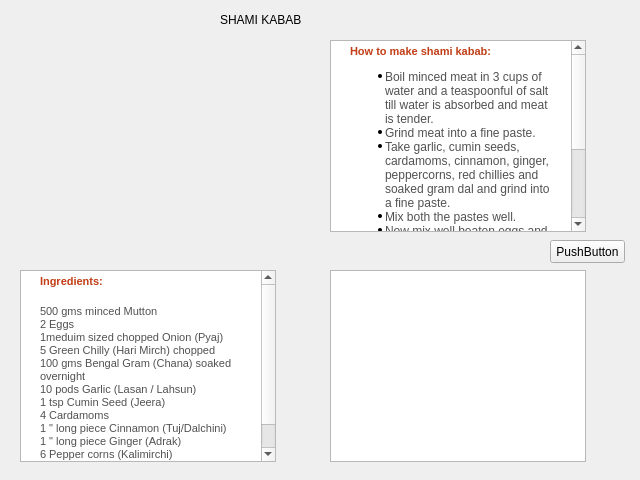
<?xml version="1.0" encoding="UTF-8"?>
<ui version="4.0">
 <class>Nonveg2</class>
 <widget class="QWidget" name="Nonveg2">
  <property name="geometry">
   <rect>
    <x>0</x>
    <y>0</y>
    <width>640</width>
    <height>480</height>
   </rect>
  </property>
  <property name="windowTitle">
   <string>Form</string>
  </property>
  <widget class="QLabel" name="label">
   <property name="geometry">
    <rect>
     <x>220</x>
     <y>10</y>
     <width>241</width>
     <height>20</height>
    </rect>
   </property>
   <property name="text">
    <string>SHAMI KABAB</string>
   </property>
  </widget>
  <widget class="QLabel" name="label_2">
   <property name="geometry">
    <rect>
     <x>20</x>
     <y>50</y>
     <width>241</width>
     <height>171</height>
    </rect>
   </property>
   <property name="text">
    <string/>
   </property>
   <property name="pixmap">
    <pixmap>../../Required Images/shami.jpg</pixmap>
   </property>
  </widget>
  <widget class="QTextBrowser" name="textBrowser">
   <property name="geometry">
    <rect>
     <x>20</x>
     <y>270</y>
     <width>256</width>
     <height>192</height>
    </rect>
   </property>
   <property name="html">
    <string>&lt;!DOCTYPE HTML PUBLIC &quot;-//W3C//DTD HTML 4.0//EN&quot; &quot;http://www.w3.org/TR/REC-html40/strict.dtd&quot;&gt;
&lt;html&gt;&lt;head&gt;&lt;meta name=&quot;qrichtext&quot; content=&quot;1&quot; /&gt;&lt;style type=&quot;text/css&quot;&gt;
p, li { white-space: pre-wrap; }
&lt;/style&gt;&lt;/head&gt;&lt;body style=&quot; font-family:'MS Shell Dlg 2'; font-size:8.25pt; font-weight:400; font-style:normal;&quot;&gt;
&lt;p style=&quot; margin-top:0px; margin-bottom:0px; margin-left:15px; margin-right:5px; -qt-block-indent:0; text-indent:0px; background-color:#ffffff;&quot;&gt;&lt;span style=&quot; font-family:'VERDANA,Arial'; font-size:8pt; font-weight:600; color:#c13e16; background-color:#ffffff;&quot;&gt;Ingredients:&lt;/span&gt;&lt;span style=&quot; font-family:'Times New Roman'; font-size:8pt; color:#000000; background-color:#ffffff;&quot;&gt; &lt;/span&gt;&lt;/p&gt;
&lt;table border=&quot;0&quot; style=&quot; margin-top:0px; margin-bottom:0px; margin-left:0px; margin-right:0px;&quot; align=&quot;right&quot; cellspacing=&quot;2&quot; cellpadding=&quot;0&quot; bgcolor=&quot;#ffffff&quot;&gt;
&lt;tr&gt;
&lt;td&gt;&lt;/td&gt;
&lt;td width=&quot;30&quot;&gt;&lt;/td&gt;&lt;/tr&gt;&lt;/table&gt;
&lt;p style=&quot; margin-top:0px; margin-bottom:0px; margin-left:15px; margin-right:10px; -qt-block-indent:0; text-indent:0px; background-color:#ffffff;&quot;&gt;&lt;span style=&quot; font-family:'verdana,Arial'; font-size:8pt; color:#515151; background-color:#ffffff;&quot;&gt;500 gms minced Mutton&lt;/span&gt;&lt;span style=&quot; font-family:'verdana,Arial'; font-size:8pt; color:#515151;&quot;&gt; &lt;br /&gt;2 Eggs&lt;br /&gt;1meduim sized chopped Onion (Pyaj) &lt;br /&gt;5 Green Chilly (Hari Mirch) chopped&lt;br /&gt;100 gms Bengal Gram (Chana) soaked overnight &lt;br /&gt;10 pods Garlic (Lasan / Lahsun) &lt;br /&gt;1 tsp Cumin Seed (Jeera) &lt;br /&gt;4 Cardamoms&lt;br /&gt;1 &amp;quot; long piece Cinnamon (Tuj/Dalchini) &lt;br /&gt;1 &amp;quot; long piece Ginger (Adrak) &lt;br /&gt;6 Pepper corns (Kalimirchi) &lt;br /&gt;4 Red Chillies&lt;br /&gt;Clarified Butter (Ghee) &lt;/span&gt;&lt;/p&gt;&lt;/body&gt;&lt;/html&gt;</string>
   </property>
  </widget>
  <widget class="QTextBrowser" name="textBrowser_2">
   <property name="geometry">
    <rect>
     <x>330</x>
     <y>40</y>
     <width>256</width>
     <height>192</height>
    </rect>
   </property>
   <property name="html">
    <string>&lt;!DOCTYPE HTML PUBLIC &quot;-//W3C//DTD HTML 4.0//EN&quot; &quot;http://www.w3.org/TR/REC-html40/strict.dtd&quot;&gt;
&lt;html&gt;&lt;head&gt;&lt;meta name=&quot;qrichtext&quot; content=&quot;1&quot; /&gt;&lt;style type=&quot;text/css&quot;&gt;
p, li { white-space: pre-wrap; }
&lt;/style&gt;&lt;/head&gt;&lt;body style=&quot; font-family:'MS Shell Dlg 2'; font-size:8.25pt; font-weight:400; font-style:normal;&quot;&gt;
&lt;p style=&quot; margin-top:0px; margin-bottom:0px; margin-left:15px; margin-right:5px; -qt-block-indent:0; text-indent:0px; background-color:#ffffff;&quot;&gt;&lt;span style=&quot; font-family:'VERDANA,Arial'; font-size:8pt; font-weight:600; color:#c13e16; background-color:#ffffff;&quot;&gt;How to make shami kabab:&lt;/span&gt;&lt;/p&gt;
&lt;ul style=&quot;margin-top: 0px; margin-bottom: 0px; margin-left: 0px; margin-right: 0px; -qt-list-indent: 1;&quot;&gt;&lt;li style=&quot; font-family:'Verdana,Arial'; font-size:8pt; color:#515151;&quot; style=&quot; margin-top:12px; margin-bottom:0px; margin-left:10px; margin-right:10px; -qt-block-indent:0; text-indent:0px;&quot;&gt;&lt;span style=&quot; font-size:medium;&quot;&gt;Boil minced meat in 3 cups of water and a teaspoonful of salt till water is absorbed and meat is tender.&lt;/span&gt;&lt;/li&gt;
&lt;li style=&quot; font-family:'Verdana,Arial'; font-size:8pt; color:#515151;&quot; style=&quot; margin-top:0px; margin-bottom:0px; margin-left:10px; margin-right:10px; -qt-block-indent:0; text-indent:0px;&quot;&gt;&lt;span style=&quot; font-size:medium;&quot;&gt;Grind meat into a fine paste.&lt;/span&gt;&lt;/li&gt;
&lt;li style=&quot; font-family:'Verdana,Arial'; font-size:8pt; color:#515151;&quot; style=&quot; margin-top:0px; margin-bottom:0px; margin-left:10px; margin-right:10px; -qt-block-indent:0; text-indent:0px;&quot;&gt;&lt;span style=&quot; font-size:medium;&quot;&gt;Take garlic, cumin seeds, cardamoms, cinnamon, ginger, peppercorns, red chillies and soaked gram dal and grind into a fine paste.&lt;/span&gt;&lt;/li&gt;
&lt;li style=&quot; font-family:'Verdana,Arial'; font-size:8pt; color:#515151;&quot; style=&quot; margin-top:0px; margin-bottom:0px; margin-left:10px; margin-right:10px; -qt-block-indent:0; text-indent:0px;&quot;&gt;&lt;span style=&quot; font-size:medium;&quot;&gt;Mix both the pastes well.&lt;/span&gt;&lt;/li&gt;
&lt;li style=&quot; font-family:'Verdana,Arial'; font-size:8pt; color:#515151;&quot; style=&quot; margin-top:0px; margin-bottom:0px; margin-left:10px; margin-right:10px; -qt-block-indent:0; text-indent:0px;&quot;&gt;&lt;span style=&quot; font-size:medium;&quot;&gt;Now mix well beaten eggs and prepare a uniform dough.&lt;/span&gt;&lt;/li&gt;
&lt;li style=&quot; font-family:'Verdana,Arial'; font-size:8pt; color:#515151;&quot; style=&quot; margin-top:0px; margin-bottom:0px; margin-left:10px; margin-right:10px; -qt-block-indent:0; text-indent:0px;&quot;&gt;&lt;span style=&quot; font-size:medium;&quot;&gt;Add finely chopped green chillies and onion to dough and mix well.&lt;/span&gt;&lt;/li&gt;
&lt;li style=&quot; font-family:'Verdana,Arial'; font-size:8pt; color:#515151;&quot; style=&quot; margin-top:0px; margin-bottom:0px; margin-left:10px; margin-right:10px; -qt-block-indent:0; text-indent:0px;&quot;&gt;&lt;span style=&quot; font-size:medium;&quot;&gt;Shape the dough into small round flattened balls or kababs.&lt;/span&gt;&lt;/li&gt;
&lt;li style=&quot; font-family:'Verdana,Arial'; font-size:8pt; color:#515151;&quot; style=&quot; margin-top:0px; margin-bottom:12px; margin-left:10px; margin-right:10px; -qt-block-indent:0; text-indent:0px;&quot;&gt;&lt;span style=&quot; font-size:medium;&quot;&gt;Heat ghee and deep fry kababs till golden brown and serve hot with sauce or chutney.&lt;/span&gt;&lt;/li&gt;&lt;/ul&gt;&lt;/body&gt;&lt;/html&gt;</string>
   </property>
  </widget>
  <widget class="QTextBrowser" name="textBrowser_3">
   <property name="geometry">
    <rect>
     <x>330</x>
     <y>270</y>
     <width>256</width>
     <height>192</height>
    </rect>
   </property>
  </widget>
  <widget class="QPushButton" name="pushButton">
   <property name="geometry">
    <rect>
     <x>550</x>
     <y>240</y>
     <width>75</width>
     <height>23</height>
    </rect>
   </property>
   <property name="text">
    <string>PushButton</string>
   </property>
  </widget>
 </widget>
 <resources/>
 <connections/>
</ui>
